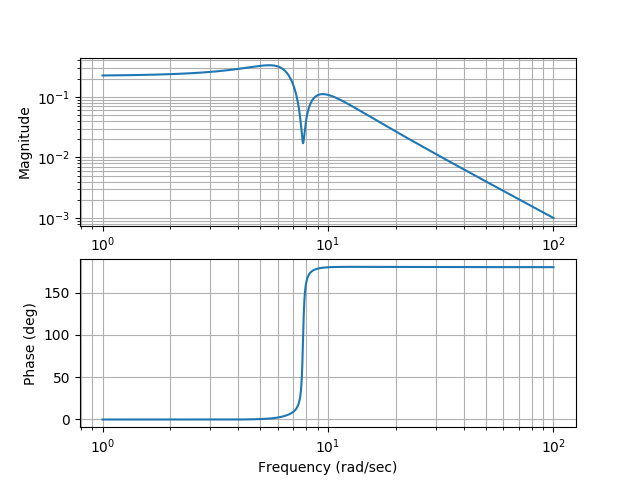

Write Python code to recreate this figure.
#!/usr/bin/env python
import warnings
warnings.filterwarnings("ignore")

from control.matlab import *
from matplotlib import pyplot as plt


def main():
    '''
    https://qiita.com/nnn_anoken/items/3604156086351a07e860
    '''
    k1 = 3.0
    m1 = 0.1
    c1 = 0.01
    k2 = 3.0
    m2 = 0.1
    c2 = 0.01
    A = [[0., 1,0,0], [-(k1+k2)/m1, -(c1+c2)/m1,k2/m1,c2/m1],[0., 0,0,1],
        [-k2/m2,c2/m2,-k2/m2,-c2/m2] ]
    B = [[0.], [0.], [0.], [1./m2]]
    C = [[0,0,1., 0.0]]
    D = [[0.]]
    sys1 = ss2tf(A, B, C, D)
    print sys1
    omega = np.logspace(-0,2,1e4)
    print dir(sys1)
    mag, phase, omega = bode(sys1,omega,Plot=True)
    plt.savefig('qiita_2dof.png')
    

if __name__ == "__main__":
  main()
